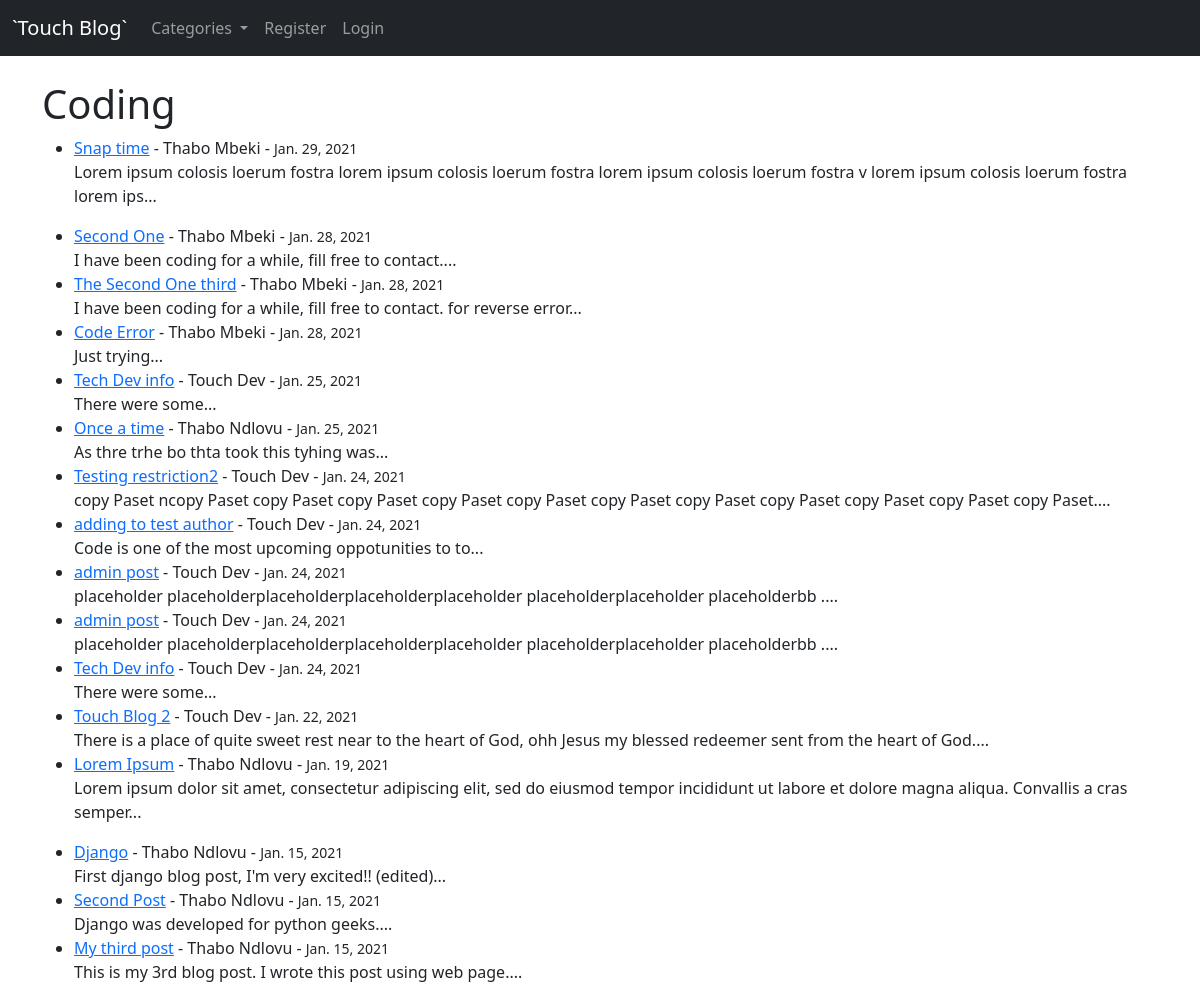
Page /blog/category/coding/ on the committed database.
### blog/models.py (models this page shows, shortened)
class Post(models.Model):
    title = models.CharField(max_length=255)
    header_image = models.ImageField(blank=True, null=True, upload_to="images/")
    author = models.ForeignKey(User, on_delete=models.CASCADE)
    body = RichTextField(blank=True, null=True)
    post_date = models.DateField(auto_now_add=True)
    category = models.CharField(max_length=255, default='coding')
    snippet = models.CharField(max_length=255)
    likes = models.ManyToManyField(User, related_name="blog_posts")

### blog/views.py (the view)
# urls.py: path('category/<str:cats>/', CategoryView, name="category"),
def CategoryView(request, cats):
	category_posts = Post.objects.filter(category=cats.replace('-',' ')).order_by('-post_date')
	cat_menu = Category.objects.all()             # so as to render the category nav-link on the page
	context = {'cats':cats.title().replace('-',' '), 'category_posts':category_posts, 'cat_menu':cat_menu}
	return render(request, 'categories.html', context)

### blog/models.py (called while the page is built)
	def __str__(self):
		return self.name

### blog/templates/categories.html (shortened to what this page needs)
{% extends 'base.html' %}
{% block content %}
{% if category_posts %}
    <h1>{{ cats }} </h1>
	<ul>
		{% for post in category_posts %}
			<li>
				<a href="{% url 'article' post.pk %}">{{ post.title }}</a>
				 - {{ post.author.first_name }} {{ post.author.last_name }} - <small>{{ post.post_date }}</small>
				 <br>
				{{ post.body|slice:":150"|safe }}...
				</li>
		{% endfor %}
	</ul>
{% else %}
	<h3 style="color:red; text-align:center; margin-top:200px;">Sorry this page does not exist..</h3>
{% endif %}
{% endblock %}

### rows in the picture
Post: title "Snap time", author.first_name "Thabo", author.last_name "Mbeki", post_date "Jan. 29, 2021", body "Lorem ipsum colosis loerum fostra lorem ipsum colosis loerum fostra lorem ipsum colosis loerum fostra v lorem ipsum colosis loerum fostra lorem ips"
Post: title "Second One", author.first_name "Thabo", author.last_name "Mbeki", post_date "Jan. 28, 2021", body "I have been coding for a while, fill free to contact."
Post: title "The Second One third", author.first_name "Thabo", author.last_name "Mbeki", post_date "Jan. 28, 2021", body "I have been coding for a while, fill free to contact. for reverse error"
Post: title "Code Error", author.first_name "Thabo", author.last_name "Mbeki", post_date "Jan. 28, 2021", body "Just trying"
Post: title "Tech Dev info", author.first_name "Touch", author.last_name "Dev", post_date "Jan. 25, 2021", body "There were some"
Post: title "Once a time", author.first_name "Thabo", author.last_name "Ndlovu", post_date "Jan. 25, 2021", body "As thre trhe bo thta took this tyhing was"
Post: title "Testing restriction2", author.first_name "Touch", author.last_name "Dev", post_date "Jan. 24, 2021", body "copy Paset ncopy Paset copy Paset copy Paset copy Paset copy Paset copy Paset copy Paset copy Paset copy Paset copy Paset copy Paset."
Post: title "adding to test author", author.first_name "Touch", author.last_name "Dev", post_date "Jan. 24, 2021", body "Code is one of the most upcoming oppotunities to to"
Post: title "admin post", author.first_name "Touch", author.last_name "Dev", post_date "Jan. 24, 2021", body "placeholder placeholderplaceholderplaceholderplaceholder placeholderplaceholder placeholderbb ."
Post: title "admin post", author.first_name "Touch", author.last_name "Dev", post_date "Jan. 24, 2021", body "placeholder placeholderplaceholderplaceholderplaceholder placeholderplaceholder placeholderbb ."
Post: title "Tech Dev info", author.first_name "Touch", author.last_name "Dev", post_date "Jan. 24, 2021", body "There were some"
Post: title "Touch Blog 2", author.first_name "Touch", author.last_name "Dev", post_date "Jan. 22, 2021", body "There is a place of quite sweet rest near to the heart of God, ohh Jesus my blessed redeemer sent from the heart of God."
Post: title "Lorem Ipsum", author.first_name "Thabo", author.last_name "Ndlovu", post_date "Jan. 19, 2021", body "Lorem ipsum dolor sit amet, consectetur adipiscing elit, sed do eiusmod tempor incididunt ut labore et dolore magna aliqua. Convallis a cras semper"
Post: title "Django", author.first_name "Thabo", author.last_name "Ndlovu", post_date "Jan. 15, 2021", body "First django blog post, I'm very excited!! (edited)"
Post: title "Second Post", author.first_name "Thabo", author.last_name "Ndlovu", post_date "Jan. 15, 2021", body "Django was developed for python geeks."
Post: title "My third post", author.first_name "Thabo", author.last_name "Ndlovu", post_date "Jan. 15, 2021", body "This is my 3rd blog post. I wrote this post using web page."

### other values in the picture
{{ cats }} "Coding"
